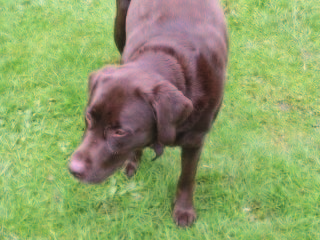
//> input picture SLIC-OpenCV3/dog.png, 320 x 240 px
$ ./SLIC-OpenCV3 dog.png 3 3 out.png   (built with g++ and OpenCV 4)
//> lines starting //> are read from the running program, lines starting //| are printed output that depends on the picture
### SLIC-OpenCV3/CommonFunc.h
#pragma once
#include <opencv2/opencv.hpp>
#include <opencv2/highgui.hpp>
#include <stdio.h>
#include <math.h>
#include <vector>
#include <float.h>
using namespace std;
using namespace cv;

### SLIC-OpenCV3/Slic.h
//#pragma once
#ifndef SLIC_H
#define SLIC_H

#include "CommonFunc.h"

/*2d matrices are handled by 2d vectors*/
#define vec2dd vector<vector<double>>
#define vec2di vector<vector<int>>
#define vec2db vector<vector<bool>>
/*The number of iterations run by the clustring algorithm*/
#define NR_ITERATIONS 10

class Slic {
	private:
		/*The cluster assignments and distance values for each pixel*/
		vec2di clusters;
		vec2dd distances;

		/*The LAB and xy values of the centers.*/
		vec2dd centers;
		/*The number of occurences of each center.*/
		vector<int> center_counts;

		/*The step size per cluster, and the color(nc) and distance(ns) parameters*/
		int step, nc, ns;

		/*Remove and Initialize the 2d vectors.*/
		void clear_data();
		void init_data(Mat image);

		/*Compute the distance between a center and an individual pixel*/
		double compute_dist(int ci, Point pixel, Vec3b color);
		/*Find the pixel with the lowest gradient in a 3x3 surroundings.*/
		Point find_local_minimum(Mat image, Point center);

	public:
		/*Class constructors and deconstructors*/
		Slic();
		~Slic();

		/*Generate an over-segmentation for an image.*/
		void generate_superpixels(Mat image, int step, int nc);
		/*Enforce connectivity for an image.*/
		void create_connectivity(Mat image);

		/*Draw functions, Resp, dispalyal of the centers and the contours.*/
		void display_center_grid(Mat image, Scalar color);
		void display_contours(Mat image, Scalar color);
		void color_with_cluster_means(Mat image);

};
#endif

### SLIC-OpenCV3/Slic.cpp
#include "Slic.h"

/*Constructor. Nothing is done here*/
Slic::Slic()
{

}

/*Destructor. Clear any present data*/
Slic::~Slic()
{
	clear_data();
}

/*Clear the data as saved by the algorithm

* Input: -
* Output: -
*/
void Slic::clear_data()
{
	clusters.clear();
	distances.clear();
	centers.clear();
	center_counts.clear();
}

/*Initialize the cluster centers and initial values of the pixle-wise cluster*/
void Slic::init_data(Mat image)
{
	int hei = image.rows;
	int wid = image.cols;
	/*Initialize the cluster and distance matrices.*/
	for (int i = 0; i < wid; i++)
	{
		vector<int> cr;
		vector<double> dr;
		for (int j = 0; j < hei; j++)
		{
			cr.push_back(-1);
			dr.push_back(FLT_MAX);
		}
		clusters.push_back(cr);
		distances.push_back(dr);
	}
	/*Initialize the centers and counters.*/
	for (int i = step / 2; i < wid - step / 2; i += step)
	{
		for(int j = step / 2; j < hei - step / 2; j += step)
		{
			vector<double> center;
			/*Find the local minimum (gradient-wise)*/
			Point nc = find_local_minimum(image, Point(i, j));
			Vec3b color = image.at<Vec3b>(nc.y, nc.x);

			/*Generate the center vector*/
			center.push_back(color[0]);
			center.push_back(color[1]);
			center.push_back(color[2]);
			center.push_back(nc.x);
			center.push_back(nc.y);

			/*Append to vector of centers.*/
			centers.push_back(center);
			center_counts.push_back(0);
		}
	}

}

/*Compute the distance between a cluser center and an individual pixel.

Input: The cluster index(int), the pixel(Point), and the Lab values of the pixel
Output: The distances(double)
*/
double Slic::compute_dist(int ci, Point pixel, Vec3b color)
{
	double dc = sqrt(pow(centers[ci][0] - color[0], 2) + pow(centers[ci][1] - color[1], 2)
		             + pow(centers[ci][2] - color[2], 2));
	double ds = sqrt(pow(centers[ci][3] - pixel.x, 2) + pow(centers[ci][4] - pixel.y, 2));

	return sqrt(pow(dc / nc, 2) + pow(ds / ns, 2));
}


/*Fine a local gradient minimum of a pixel in a 3x3 neighborhood .
This method is called upon initialization of the cluster centers.

Input: The image and the pixel center
Output: The local gradient minimum.
*/
Point Slic::find_local_minimum(Mat image, Point center)
{
	double min_grad = FLT_MAX;
	Point loc_min = Point(center.x, center.y);

	for (int i = center.x - 1; i < center.x + 2; i++)//point.x = cols
	{

		for (int j = center.y - 1; j < center.y + 2; j++)
		{
			Vec3b c1 = image.at<Vec3b>(j+1, i);
			Vec3b c2 = image.at<Vec3b>(j, i + 1);
			Vec3b c3 = image.at<Vec3b>(j, i);
			/*Convert color value to grayscale values.*/
			double i1 = c1[0] * 0.114 + c1[1] * 0.587 + c1[2] * 0.299;
			double i2 = c2[0] * 0.114 + c2[1] * 0.587 + c2[2] * 0.299;
			double i3 = c3[0] * 0.114 + c3[1] * 0.587 + c3[2] * 0.299;

			/*Compute horizontal and vertical gradients and keep track
			of the minimum*/
			if (sqrt(pow(i1 - i3, 2) + pow(i2 - i3, 2)) < min_grad)
			{
				//min_grad = fabs(i1 - i3) + fabs(i2 - i3);
				min_grad = sqrt(pow(i1 - i3, 2) + pow(i2 - i3, 2));
				loc_min.x = i;
				loc_min.y = j;
			}
		}
	}
	return loc_min;
}

/*Compute the over-segmentation based on the step-size and relative weighting
 of the pixel and color values

 Input: The Lab image, the stepSize, and the weight(int)
 Output: -
 */
void Slic::generate_superpixels(Mat image, int step, int nc)
{
	this->step = step;
	this->nc = nc;
	this->ns = step;

	int hei = image.rows;
	int wid = image.cols;

	/*Clear previous data(if any), and re-initialize it.*/
	clear_data();
	init_data(image);

	/*Run EM for 10 iterations (as prescribed by the algorithm).*/
	for (int k = 0; k < NR_ITERATIONS; k++)
	{
		/*Reset distance values.*/
		for (int j = 0; j < wid; j++)
		{
			for (int i = 0; i < hei; i++)
			{
				distances[j][i] = FLT_MAX;
			}
		}

		for (int ci = 0; ci < (int)centers.size(); ci++)
		{
			/*Only compare to pixels in a 2 x step by 2 x step region.*/
			for (int j = centers[ci][3] - step; j < centers[ci][3] + step + 1; j++)
			{
				for (int i = centers[ci][4] - step; i < centers[ci][4] + step + 1; i++)
				{
					if (j >= 0 && j < wid && i >= 0 && i < hei)
					{
						Vec3b color = image.at<Vec3b>(i, j);
						double d = compute_dist(ci, Point(j, i), color);

						/*Update cluster allocation if the cluster minimizes the distance*/
						if (d < distances[j][i])//可以将距离换成一个恒定的值
						{
							distances[j][i] = d;
							clusters[j][i] = ci;
						}
					}
				}
			}
		}

		/*Clear the center values*/
		for (int ci = 0; ci < (int)centers.size(); ci++)
		{
			for (int i = 0; i < 5; i++)
			{
				centers[ci][i] = 0;
			}
			center_counts[ci] = 0;
		}

		/*Compute the new cluster centers.*/
		for (int j = 0; j < wid; j++)
		{
			for (int i = 0; i < hei; i++)
			{
				int c_id = clusters[j][i];

				if (c_id != -1)
				{
					Vec3b color = image.at<Vec3b>(i, j);

					centers[c_id][0] += color[0];
					centers[c_id][1] += color[1];
					centers[c_id][2] += color[2];
					centers[c_id][3] += j;
					centers[c_id][4] += i;

					center_counts[c_id] += 1;
				}
			}
		}
		/*Normalize the clusters.*/
		for (int ci = 0; ci < (int)centers.size(); ci++)
		{
			centers[ci][0] /= center_counts[ci];
			centers[ci][1] /= center_counts[ci];
			centers[ci][2] /= center_counts[ci];
			centers[ci][3] /= center_counts[ci];
			centers[ci][4] /= center_counts[ci];
		}
	}
}

/*Enforce connectivity of the superpixels.
This part is not actively discussed in the paper, but forms an active part of the implementation of the
authors of the paper

Input: The image
Output: -
*/
void Slic::create_connectivity(Mat image)
{
	int label = 0, adjlabel = 0;
	int hei = image.rows;
	int wid = image.cols;
	const int lims = (hei * wid) / ((int)centers.size());

	const int dx4[4] = { -1, 0, 1, 0 };
	const int dy4[4] = { 0, -1, 0, 1 };

	/*Initialize the new cluster matrix*/
	vec2di new_clusters;
	for (int j = 0; j < wid; j++)
	{
		vector<int> nc;
		for (int i = 0; i < hei; i++)
		{
			nc.push_back(-1);
		}
		new_clusters.push_back(nc);
	}
	for (int j = 0; j < wid; j++)
	{
		for (int i = 0; i < hei; i++)
		{
			if (new_clusters[j][i] = -1)
			{
				vector<Point> elements;
				elements.push_back(Point(j, i));

				/*Find an adjacent label. for possible use later.*/
				for (int k = 0; k < 4; k++)
				{
					int x = elements[0].x + dx4[k], y = elements[0].y + dy4[k];

					if (x >= 0 && x < wid && y >= 0 && y < hei)
					{
						if (new_clusters[x][y] >= 0)
						{
							adjlabel = new_clusters[x][y];
						}
					}
				}

				int count = 1;
				for (int c = 0; c < count; c++)
				{
					for (int k = 0; k < 4; k++)
					{
						int x = elements[c].x + dx4[k], y = elements[c].y + dy4[k];
						if (x >= 0 && x < wid && y >= 0 && y < hei)
						{
							if (new_clusters[x][y] == -1 && clusters[j][i] == clusters[x][y])
							{
								elements.push_back(Point(x, y));
								new_clusters[x][y] = label;
								count += 1;
							}
						}
					}
				}

				/*Use the earlier found adjacent label if a segment size is smaller than a limit*/
				if (count <= lims >> 2)
				{
					for (int c = 0; c < count; c++)
					{
						new_clusters[elements[c].x][elements[c].y] = adjlabel;
					}
					label -= 1;
				}
				label += 1;
			}
		}
	}
}

/*Display a single pixel wide contour around the clusters.
Input: The target image and contour color
Output: -
*/
void Slic::display_contours(Mat image, Scalar color)
{
	const int dx8[8]{-1, -1, 0, 1, 1, 1, 0, -1 };
	const int dy8[8]{0, -1, -1, -1, 0, 1, 1, 1 };
	int hei = image.rows;
	int wid = image.cols;

	/*Initialize the contour vector and the matrix detailing whether
	a pixel is already taken to be a contour*/
	vector<Point> contours;
	vec2db istaken;
	for (int j = 0; j < wid; j++)
	{
		vector<bool> nb;
		for (int i = 0; i < hei; i++)
		{
			nb.push_back(false);
		}
		istaken.push_back(nb);
	}

	/*Go through all the pixels*/
	for (int j = 0; j < wid; j++)
	{
		for (int i = 0; i < hei; i++)
		{
			int nr_p = 0;

			/*Compare the pixel to its 8 neighbors.*/
			for (int k = 0; k < 8; k++)
			{
				int x = j + dx8[k], y = i + dy8[k];

				if (x >= 0 && x < wid && y >= 0 && y < hei)
				{
					if (istaken[x][y] == false && clusters[j][i] != clusters[x][y])
					{
						nr_p += 1;
					}
				}
			}
			/*Add the pixel to the contour list if desired*/
			if (nr_p >= 3)
			{
				contours.push_back(Point(j, i));
				istaken[j][i] = true;
			}
		}
	}
	/*Draw the contour pixels*/
	for (int i = 0; i < (int)contours.size(); i++)
	{
		int x = contours[i].x;
		int y = contours[i].y;
		image.at<Vec3b>(y, x) = Vec3b(255, 0, 0);
		//circle(image, contours[i], 1, color);
		//imshow("image", image);
		//waitKey(100);

	}
}

/*Given the pixels of each cluster the same color values.
The specified color is the mean RGB color per cluster.

Input: The target iamge
Output: -
*/
void Slic::color_with_cluster_means(Mat image)
{
	vector<Scalar> colors(centers.size());
	int hei = image.rows;
	int wid = image.cols;

	/*Gather the color values per cluster.*/
	for (int j = 0; j < wid; j++)
	{
		for (int i = 0; i < hei; i++)
		{
			int index = clusters[j][i];
			Vec3b color = image.at<Vec3b>(i, j);

			colors[index][0] += color[0];
			colors[index][1] += color[1];
			colors[index][2] += color[2];
		}
	}

	/*Divide by the number of pixels per cluster to get the mean color*/
	for (int i = 0; i < (int)colors.size(); i++)
	{
		colors[i][0] /= center_counts[i];
		colors[i][1] /= center_counts[i];
		colors[i][2] /= center_counts[i];
	}

	/*Fill in.*/
	for (int j = 0; j < wid; j++)
	{
		for (int i = 0; i < hei; i++)
		{
			Scalar ncolor = colors[clusters[j][i]];
			circle(image, Point(j, i), 1, ncolor);
		}
	}
}

### SLIC-OpenCV3/SLIC-OpenCV3.cpp
#include "Slic.h"

int main(int argc, char* argv[])
{
	double time = static_cast<double>(getTickCount());
	Mat image = imread(argv[1], 1);
//> image is the input picture: 240 rows x 320 cols, CV_8UC3; mean B, G, R 105.4, 161.9, 143.4
	Mat lab_image = image.clone();
	cvtColor(image, lab_image, CV_BGR2Lab);
//> lab_image: 240 rows x 320 cols, CV_8UC3; mean of channels 0, 1, 2 162.8, 112.7, 155

	cout << "begin****" << endl;
	/*Yield the number of superpixels and weight-factors from the user*/
	int h = image.rows, w = image.cols;
//> h = 240; w = 320
	int nr_superpixels = atoi(argv[2]);
//> nr_superpixels = 3
	int nc = atoi(argv[3]);
//> nc = 3

	double step = sqrt((w*h) / (double)nr_superpixels);
//> step = 160

	/*Perform the SLIC superpixel algorithm*/
	Slic slic;
	slic.generate_superpixels(lab_image, step, nc);
//> in generate_superpixels, `this->nc = nc;`: this->nc = 3
//> in generate_superpixels, `this->ns = step;`: this->ns = 160
//> the loop in init_data, `for (int i = step / 2; i < wid - step / 2; i += step)` made 1 pass
//> after the loop in init_data, `for (int i = step / 2; i < wid - step / 2; i += step)`: centers = 1 item; center_counts = [0]
//> after the loop in generate_superpixels, `for (int k = 0; k < NR_ITERATIONS; k++)`: center_counts = [76800]
	slic.create_connectivity(lab_image);
//> in create_connectivity, `const int lims = (hei * wid) / ((int)centers.size());`: lims = 76800
//> after the loop in create_connectivity, `for (int j = 0; j < wid; j++)`: adjlabel = 0; label = 1

	/*Fill the image with cluster means color*/
	slic.color_with_cluster_means(image);
//> in color_with_cluster_means, `vector<Scalar> colors(centers.size());`: colors = 1 Scalar: [0, 0, 0, 0]
//> after the loop in color_with_cluster_means, `for (int j = 0; j < wid; j++)`: colors = 1 Scalar: [8091982, 12435308, 11013229, 0]
//> the loop in color_with_cluster_means, `for (int i = 0; i < (int)colors.size(); i++)` made 1 pass
//> after the loop in color_with_cluster_means, `for (int j = 0; j < wid; j++)`:
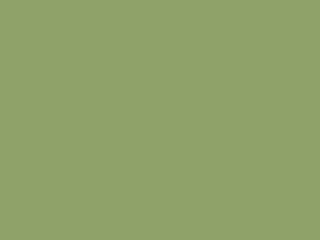
//> image: 240 rows x 320 cols, CV_8UC3; mean B, G, R 105, 162, 143
	/*Display the contours and show the result*/
	slic.display_contours(image, Scalar(255, 0, 0));


	//circle(image, Point(100, 100), 1, Scalar(255, 0, 0));
	imshow("segment", image);
	waitKey(5);
	imwrite(argv[4], image);

	time = static_cast<double>(getTickCount()) - time;
	time /= getTickFrequency();
	cout << "total time is: " << time << endl;
	system("pause");
	return 0;
}
